Frame 1 (no input): blank canvas, image omitted
Frame 60 (no input): blank canvas, image omitted
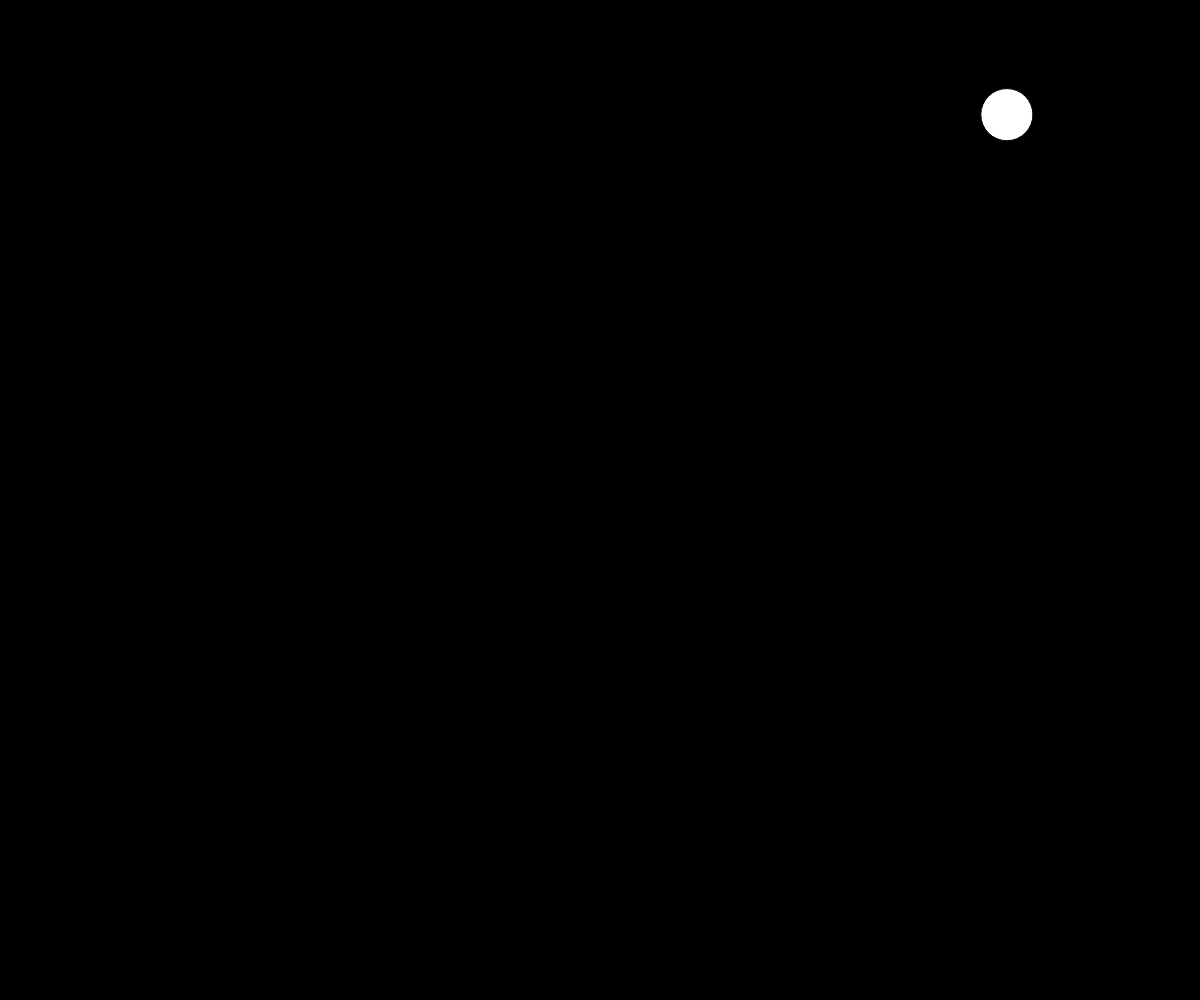
Frame 120 (the mouse pressed at the canvas centre since frame 60)

The p5.js sketch whose frames 1 and 60 were blank and that drew this single picture after the mouse press (run headless with seeded random() and noise() and a simulated clock; from frame 60 on, the mouse is pressed at the canvas centre):

// p5.js sketch
// ── sketch.js
// Ball Array Demo
let ballArray = []

function setup() {
  createCanvas(windowWidth, windowHeight);
}

function draw() {
  background(0);
  for(let ball of ballArray) {
    //move
    ball.x += ball.dx;
    ball.y += ball.dy;

    //display
    circle(ball.x, ball.y, ball.radius*2);
  }
}

function mousePressed() {
  spawnBall();
}

function spawnBall() {
  let someBall = {
    x: random(width),
    y: random(height),
    dx:random(-5,5),
    dy: random(-5,5),
    radius: random(10,30),
  };
  ballArray.push(someBall);
}
